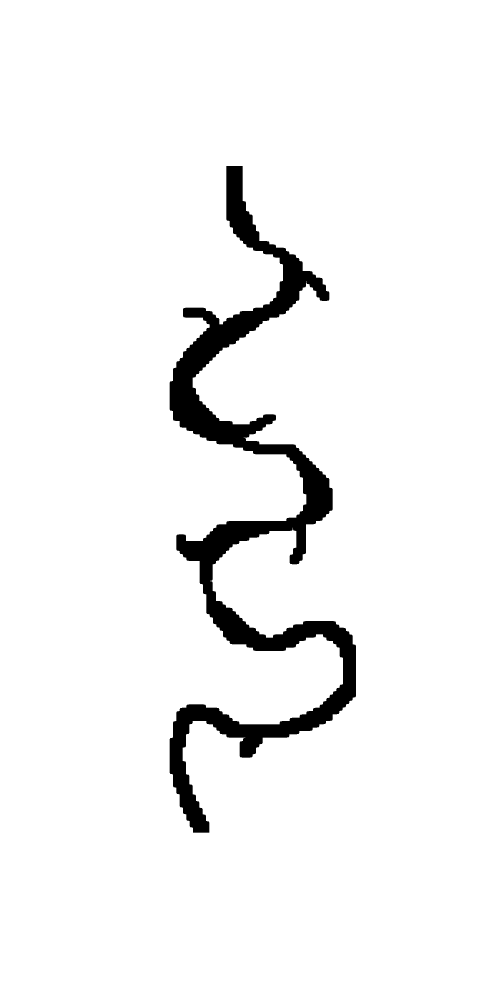
#> input picture obstacle_crossing/proposed planners/maps/mp_slim.png, 1500 x 3000 px (shown at 1/3 size)
$ python astar_based_planner.py
#> lines starting #> are read from the running program, lines starting #| are printed output that depends on the picture; after the words box and inside, x2 and y2 are one past the last pixel; in counts of white or black regions, pixels touching at a corner belong together
### obstacle_crossing/proposed planners/libraries/navlib.py
from __future__ import annotations

import cv2
import math
import numpy as np
from shapely.geometry import Polygon, Point
from skimage.morphology import skeletonize
import networkx as nx


# ===============================
# Geometry helpers
# ===============================
def find_longest_path(skeleton: np.ndarray) -> list[tuple[int, int]]:
    """Return the 8-connected diameter path of a binary skeleton image.

    Returns a list of (x, y) coordinates (OpenCV-style ordering) along the longest path.
    """
    skel = skeleton.astype(bool)
    G = nx.Graph()
    rows, cols = np.where(skel)
    for r, c in zip(rows, cols):
        for dr in (-1, 0, 1):
            for dc in (-1, 0, 1):
                if dr == 0 and dc == 0:
                    continue
                rr, cc = r + dr, c + dc
                if 0 <= rr < skel.shape[0] and 0 <= cc < skel.shape[1] and skel[rr, cc]:
                    G.add_edge((r, c), (rr, cc))

    if not G.nodes:
        return []

    # Two BFS passes to approximate the graph diameter
    start = next(iter(G.nodes))
    dist1 = nx.single_source_shortest_path_length(G, start)
    far1 = max(dist1, key=dist1.get)
    dist2 = nx.single_source_shortest_path_length(G, far1)
    far2 = max(dist2, key=dist2.get)

    path_rc = nx.shortest_path(G, far1, far2)  # list of (row, col)
    # Convert to (x, y) = (col, row) for OpenCV consistency
    return [(c, r) for (r, c) in path_rc]


def find_split_point(contour: np.ndarray, point: tuple[int, int], radius: float) -> tuple[int, int]:
    """Pick a stable split point on the inflated contour near a center point.

    It intersects the contour with a circle centered at 'point' with the given 'radius',
    collects the points inside the circle (possibly in two segments due to wrapping),
    concatenates them, and returns the middle one.
    """
    circle = Point(point).buffer(radius)

    buf1, buf2 = [], []
    old_i = 0
    buf = buf1
    switched = False

    for i in range(len(contour)):
        if circle.contains(Point(contour[i])):
            if i > 0 and i > old_i + 1 and not switched:
                buf = buf2
                switched = True
            buf.append(contour[i])
            old_i = i

    buf2.extend(buf1)
    if not buf2:
        # Fallback: if nothing found, return the closest point on the contour
        d = np.linalg.norm(contour - np.array(point), axis=1)
        return tuple(contour[int(np.argmin(d))])

    return tuple(buf2[len(buf2) // 2])


# ===============================
# Obstacle handling
# ===============================
class Obstacle:
    """Loads an obstacle from an image, inflates it, samples boundary, and extracts main skeleton branch."""

    def __init__(self, path: str, inflation_radius: int = 40, step_size: int = 10, scale: float = 1):
        self._path = path
        self._inflation_radius = inflation_radius
        self._step_size = step_size
        self._scale = scale

        self._image_gray: np.ndarray | None = None
        self._debug_image: np.ndarray | None = None
        self._obstacle_polygon_true: Polygon | None = None
        self._obstacle_polygon: Polygon | None = None
        self._sampled: np.ndarray | None = None
        self._main_skeleton_branch: list[tuple[int, int]] | None = None

        self._load_obstacle_from_image()
        self._sample_polygon()
        self._compute_skeleton()

    def _load_obstacle_from_image(self) -> None:
        img = cv2.imread(self._path, cv2.IMREAD_GRAYSCALE)
        if img is None:
            raise FileNotFoundError(f"Cannot read obstacle image: {self._path}")
        self._image_gray = img

        # Detect external contours and inflate
        _, thresh = cv2.threshold(self._image_gray, 127, 255, 0)
        contours, _ = cv2.findContours(thresh, cv2.RETR_TREE, cv2.CHAIN_APPROX_SIMPLE)
        if len(contours) < 2:
            raise ValueError("Expected at least 2 contours (background + obstacle)")

        self._obstacle_polygon_true = Polygon(contours[1].squeeze())
        self._obstacle_polygon = self._obstacle_polygon_true.buffer(distance=self._inflation_radius)
        self._debug_image = np.zeros_like(cv2.cvtColor(self._image_gray, cv2.COLOR_GRAY2BGR))

    def _sample_polygon(self) -> None:
        assert self._obstacle_polygon is not None
        boundary = self._obstacle_polygon.boundary
        perimeter_length = boundary.length
        num_points = max(1, int(perimeter_length // self._step_size))
        sampled = [boundary.interpolate(i * self._step_size) for i in range(num_points)]
        self._sampled = np.array([(int(p.x * self._scale), int(p.y * self._scale)) for p in sampled], np.int32)

    def _compute_skeleton(self) -> None:
        assert self._image_gray is not None and self._obstacle_polygon is not None
        mask = np.zeros_like(self._image_gray)
        coords = np.array(list(self._obstacle_polygon.exterior.coords), dtype=np.int32)
        cv2.fillPoly(mask, [coords], color=255)
        skel = skeletonize((mask > 0).astype(np.uint8)).astype(np.uint8)
        self._main_skeleton_branch = find_longest_path(skel)

    # --- Public API ---
    def get_polygon(self) -> Polygon:
        assert self._obstacle_polygon is not None
        return self._obstacle_polygon

    def get_samples(self) -> np.ndarray:
        assert self._sampled is not None
        return self._sampled

    def get_raw_image(self) -> np.ndarray:
        assert self._image_gray is not None
        return self._image_gray

    def get_debug_image(self) -> np.ndarray:
        assert self._debug_image is not None
        self.show(save=True)
        return self._debug_image.copy()

    def split_obstacle(self) -> tuple[np.ndarray, np.ndarray]:
        """Split inflated polygon samples into two ordered chains using skeleton endpoints as anchors."""
        assert self._sampled is not None and self._main_skeleton_branch is not None

        center_start = self._main_skeleton_branch[0]
        center_end = self._main_skeleton_branch[-1]
        radius = self._inflation_radius + 100

        start_point = find_split_point(self._sampled, center_start, radius)
        end_point = find_split_point(self._sampled, center_end, radius)

        temp = [tuple(row) for row in self._sampled]
        start_id = temp.index(tuple(start_point))
        end_id = temp.index(tuple(end_point))

        length = len(self._sampled)
        array = np.zeros_like(self._sampled)
        offset = abs(end_id - start_id)

        array[0:length - start_id] = self._sampled[start_id:]
        array[length - start_id:] = self._sampled[0:start_id]

        array_rx = array[0:offset]
        array_lx = np.flip(array[offset:], axis=0)

        return array_lx, array_rx

    def show(self, save: bool = False) -> None:
        """Render obstacle visualization. If save=True keep a copy for get_debug_image."""
        assert self._debug_image is not None and self._obstacle_polygon_true is not None and self._sampled is not None
        image = np.ones_like(self._debug_image) * 255

        # Draw original obstacle
        coords = np.array(list(self._obstacle_polygon_true.exterior.coords), dtype=np.int32)
        cv2.fillPoly(image, [coords], color=(60, 60, 60))

        # Draw split samples
        array_lx, array_rx = self.split_obstacle()
        for pt_lx in array_lx:
            cv2.circle(image, tuple(pt_lx), radius=7, color=(255, 60, 60), thickness=-1)
        for pt_rx in array_rx:
            cv2.circle(image, tuple(pt_rx), radius=7, color=(60, 60, 255), thickness=-1)

        # Draw skeleton main branch
        assert self._main_skeleton_branch is not None
        for point in self._main_skeleton_branch:
            cv2.circle(image, tuple(point), radius=4, color=(60, 255, 60), thickness=-1)

        # Mark split points
        center_start = self._main_skeleton_branch[0]
        center_end = self._main_skeleton_branch[-1]
        radius = self._inflation_radius + 100
        start_point = find_split_point(self._sampled, center_start, radius)
        end_point = find_split_point(self._sampled, center_end, radius)
        cv2.circle(image, start_point, radius=5, color=(0, 0, 255), thickness=-1)
        cv2.circle(image, end_point, radius=5, color=(0, 0, 255), thickness=-1)

        if save:
            self._debug_image = image.copy()
        else:
            cv2.imshow('VISUALIZE OBSTACLE', image)
            cv2.waitKey(0)


def find_start(array_a: np.ndarray, array_b: np.ndarray, BAR: float, TOL: float) -> tuple[int, int | None]:
    """Find the first index pair (0, j) such that distance between array_a[0] and array_b[j] is ~ BAR within tolerance TOL."""
    id_a = 0
    id_b = None
    for j in range(len(array_b)):
        distance = np.linalg.norm(array_a[id_a] - array_b[j])
        if abs(distance - BAR) < TOL * 1:
            id_b = j
            break
    return id_a, id_b


# ===============================
# Formation fit/spread utilities
# ===============================
# [278 lines left out: functions get_oobb, check_polygon_collision, fit_oobb, display_fit, move_point_to_distance, muovi_A_lungo_AB_fino_spostamento and 1 more, not called in this run]

### obstacle_crossing/proposed planners/astar_based_planner.py
import math, heapq
import time
import numpy as np
import cv2
import matplotlib.pyplot as plt
from libraries.navlib import *

def euclid(p, q):
    """Euclidean distance between two 2D points (x, y)."""
    return math.hypot(p[0]-q[0], p[1]-q[1])

# [11 lines left out: function build_valid_matrix, not called in this run]

def astar_product(
    A, B, BAR, TOL_percent, start, goal,
    use_numpy_state=True,
    local_precompute=True
):
    """A* on the Cartesian product of two closed curves A and B (indices wrap-around).

    - valid is computed vectorized as a numpy bool array
    - g_score and closed are arrays for O(1) access
    - parents stored via a flattened state index
    - heuristic is the minimal arc length distance along each curve to the goal indices
    - local step distances (±1 per curve) optionally precomputed for speed
    Goal is a pair of indices (gi, gj).
    """
    A_arr = np.asarray(A, dtype=np.float32)
    B_arr = np.asarray(B, dtype=np.float32)
    n = len(A_arr); m = len(B_arr)

    # Build valid matrix (vectorized)
    low = BAR * (1 - TOL_percent/100.0)
    high = BAR * (1 + TOL_percent/100.0)
    if use_numpy_state:
        diff = B_arr[:, None, :] - A_arr[None, :, :]
        dist = np.linalg.norm(diff, axis=2)
        valid = (dist >= low) & (dist <= high)
    else:
        valid = build_valid_matrix(A, B, BAR, TOL_percent)

    si, sj = start

    # Goal (indices only) & heuristic precompute
    gi, gj = goal
    if not (0 <= gi < n and 0 <= gj < m):
        return None, math.inf
    if use_numpy_state:
        if not valid[gj, gi]:
            return None, math.inf
    else:
        if not valid[gj][gi]:
            return None, math.inf
    # Heuristic based on minimal arc-length on closed curves
    # Precompute consecutive edge lengths and cumulative sums
    A_edges = np.linalg.norm(A_arr[(np.arange(n)+1) % n] - A_arr, axis=1)
    B_edges = np.linalg.norm(B_arr[(np.arange(m)+1) % m] - B_arr, axis=1)
    A_cum = np.concatenate(([0.0], np.cumsum(A_edges)))
    B_cum = np.concatenate(([0.0], np.cumsum(B_edges)))
    A_total = float(A_cum[-1])
    B_total = float(B_cum[-1])

    def arc_len_A(i0, i1):
        if i1 >= i0:
            forward = A_cum[i1] - A_cum[i0]
        else:
            forward = (A_total - A_cum[i0]) + A_cum[i1]
        backward = A_total - forward
        return forward if forward <= backward else backward

    def arc_len_B(j0, j1):
        if j1 >= j0:
            forward = B_cum[j1] - B_cum[j0]
        else:
            forward = (B_total - B_cum[j0]) + B_cum[j1]
        backward = B_total - forward
        return forward if forward <= backward else backward

    def h_func(i, j):
        return arc_len_A(i, gi) + arc_len_B(j, gj)
    def is_goal(i, j):
        return (i, j) == (gi, gj)

    # Validate start
    if not (0 <= si < n and 0 <= sj < m):
        return None, math.inf
    if use_numpy_state:
        if not valid[sj, si]:
            return None, math.inf
    else:
        if not valid[sj][si]:
            return None, math.inf

    # Local distance precompute for offsets -1,+1 (wrap) for A and B
    if local_precompute:
        A_prev = np.linalg.norm(A_arr - A_arr[np.arange(n)-1], axis=1)
        A_next = np.linalg.norm(A_arr - A_arr[(np.arange(n)+1) % n], axis=1)
        B_prev = np.linalg.norm(B_arr - B_arr[np.arange(m)-1], axis=1)
        B_next = np.linalg.norm(B_arr - B_arr[(np.arange(m)+1) % m], axis=1)
    else:
        A_prev = A_next = B_prev = B_next = None

    def local_edge_cost(i, j, ni, nj):
        costA = 0.0; costB = 0.0
        if i != ni:
            di = (ni - i)
            if di == 1 or di == 1 - n:
                costA = A_next[i]
            elif di == -1 or di == n-1:
                costA = A_prev[i]
            else:
                costA = euclid(A[i], A[ni])
        if j != nj:
            dj = (nj - j)
            if dj == 1 or dj == 1 - m:
                costB = B_next[j]
            elif dj == -1 or dj == m-1:
                costB = B_prev[j]
            else:
                costB = euclid(B[j], B[nj])
        return costA + costB

    # A* structures
    total_states = n * m
    g_score = np.full(total_states, np.inf, dtype=np.float32)
    parent = np.full(total_states, -1, dtype=np.int32)
    closed = np.zeros(total_states, dtype=bool)

    def sid(i, j):
        return i * m + j
    def ij_from_sid(s):
        return divmod(s, m)

    start_id = sid(si, sj)
    g_score[start_id] = 0.0
    h0 = h_func(si, sj)
    openq = []
    heapq.heappush(openq, (h0, start_id))

    # Precompute neighbor offsets (8-directional)
    neighbor_offsets = [(di, dj) for di in (-1, 0, 1) for dj in (-1, 0, 1) if not (di == 0 and dj == 0) and (abs(di)+abs(dj) in (1,2))]

    # Main loop
    while openq:
        f, s_cur = heapq.heappop(openq)
        if closed[s_cur]:
            continue
        i, j = ij_from_sid(s_cur)
        if is_goal(i, j):
            # Reconstruct path
            path_idx = []
            cid = s_cur
            while cid != -1:
                ii, jj = ij_from_sid(cid)
                path_idx.append((ii, jj))
                cid = parent[cid]
            path_idx.reverse()
            return [(A[ii], B[jj]) for ii, jj in path_idx], g_score[s_cur]
        closed[s_cur] = True

        # Local neighbors
        for di, dj in neighbor_offsets:
            ni = (i + di) % n
            nj = (j + dj) % m
            if use_numpy_state:
                if not valid[nj, ni]:
                    continue
            else:
                if not valid[nj][ni]:
                    continue
            nsid = sid(ni, nj)
            if closed[nsid]:
                continue
            c = local_edge_cost(i, j, ni, nj)
            tentative = g_score[s_cur] + c
            if tentative < g_score[nsid]:
                g_score[nsid] = tentative
                parent[nsid] = s_cur
                heapq.heappush(openq, (tentative + h_func(ni, nj), nsid))

    return None, math.inf

# --- Main execution ---
if __name__ == "__main__":

    start_time = time.time()

    # Map parameters
    map_file = "maps/mp_slim.png"

    # Visualization parameters
    show = True

    # Formation parameters
    BAR = 300
    TOL_percent = 20
    step_size = 10
    MAX_DIST = BAR + TOL_percent*BAR/100
    MIN_DIST = BAR - TOL_percent*BAR/100

    print("BAR:", BAR, "TOL %:", TOL_percent)
    print("Min dist:", MIN_DIST, "Max dist:", MAX_DIST)

    robot_r = 15
    r_side = 50
    print("Side-formation radius:", r_side)

    mappa = cv2.imread(map_file, cv2.IMREAD_GRAYSCALE)
#> mappa: shape (3000, 1500); 95.3% white; 1 black region
    map_rgb = cv2.cvtColor(mappa, cv2.COLOR_GRAY2BGR)
#> map_rgb is the input picture: shape (3000, 1500, 3); 95.3% white; 1 black region, box (x1, y1, x2, y2) and area: (509, 498, 1068, 2498) 213659

    obstacle = Obstacle(map_file, inflation_radius=r_side, step_size=step_size)
#> in _load_obstacle_from_image, `contours, _ = cv2.findContours(thresh, cv2.RETR_TREE, cv2.CHAIN_APPROX..`: contours = 2 contours; box (x1, y1, x2, y2) and area: (0, 0, 1500, 3000) 4495501, (508, 497, 1069, 2499) 218328
#> in _sample_polygon, `perimeter_length = boundary.length`: perimeter_length = 8299.6
#> in _sample_polygon, `num_points = max(1, int(perimeter_length // self._step_size))`: num_points = 829
#> in _sample_polygon, `sampled = [boundary.interpolate(i * self._step_size) for i in range(nu..`: sampled = 829 items
#> in _sample_polygon, `self._sampled = np.array([(int(p.x * self._scale), int(p.y * self._sca..`: self._sampled = 829 pairs, first value 458 to 1118, second value 447 to 2548
#> in _compute_skeleton, `coords = np.array(list(self._obstacle_polygon.exterior.coords), dtype=..`: coords = 1858 pairs, first value 458 to 1118, second value 447 to 2548
#> in _compute_skeleton, `cv2.fillPoly(mask, [coords], color=255)`:
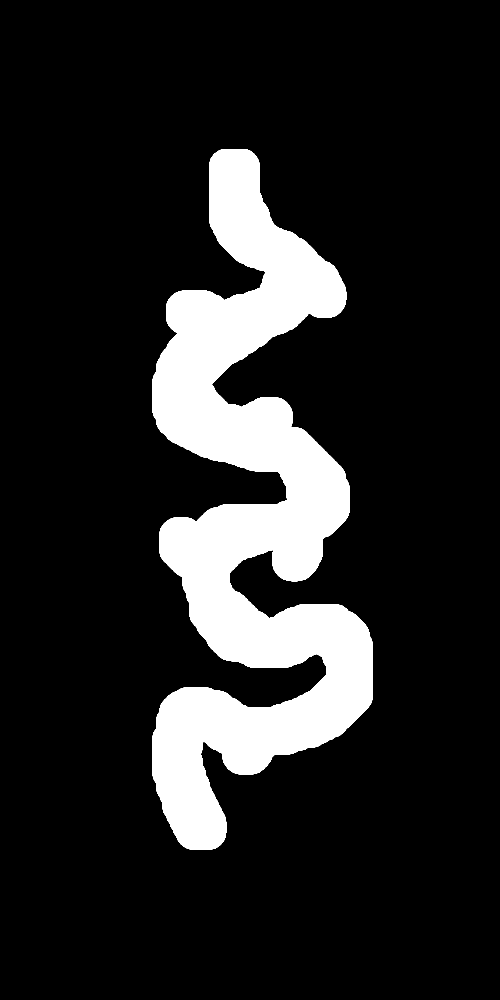
#> mask: shape (3000, 1500) (shown at 1/3 size); 14.5% white; 1 white region, box (x1, y1, x2, y2) and area: (458, 447, 1119, 2549) 652746
#> in _compute_skeleton, `skel = skeletonize((mask > 0).astype(np.uint8)).astype(np.uint8)`:
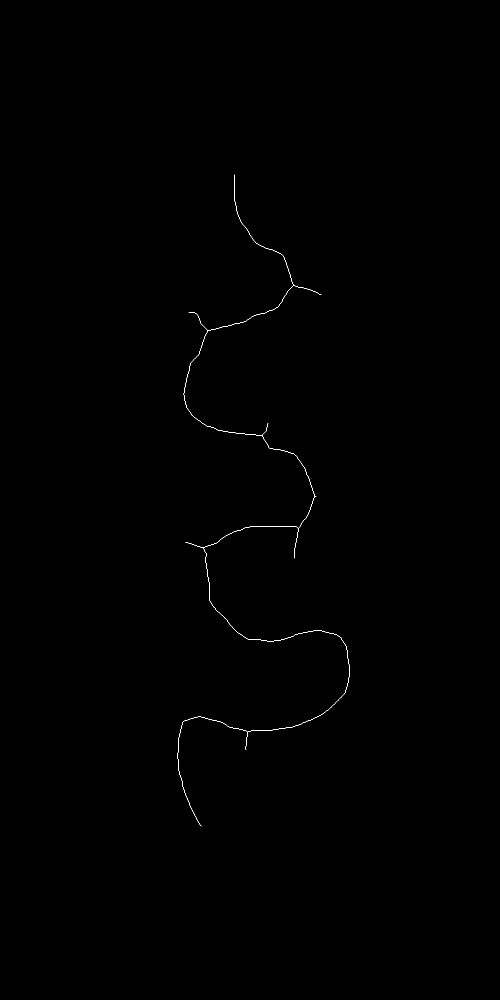
#> skel: shape (3000, 1500) (shown at 1/3 size); values 0 (black) and 1 (white), 0.08% white in thin lines or dots, all inside (x1, y1, x2, y2) = (531, 524, 1049, 2479)
#> in find_longest_path, `rows, cols = np.where(skel)`: rows = 3674 values from 524 to 2478; cols = 3674 values, max 1048 at index 2742, min 531 at index 3461, mean 756.3
#> the loop in find_longest_path, `for r, c in zip(rows, cols):` made 3674 passes
#> c on passes 1 to 3: 703, 702, 702
#> in find_longest_path, `start = next(iter(G.nodes))`: start = (524, 703)
#> in find_longest_path, `dist1 = nx.single_source_shortest_path_length(G, start)`: dist1 = 3674 items
#> in find_longest_path, `far1 = max(dist1, key=dist1.get)`: far1 = (2478, 604)
#> in find_longest_path, `dist2 = nx.single_source_shortest_path_length(G, far1)`: dist2 = 3674 items
#> in find_longest_path, `far2 = max(dist2, key=dist2.get)`: far2 = (524, 703)
#> in find_longest_path, `path_rc = nx.shortest_path(G, far1, far2)`: path_rc = 3278 pairs, first value 524 to 2478, second value 531 to 1048
#> in _compute_skeleton, `self._main_skeleton_branch = find_longest_path(skel)`: self._main_skeleton_branch = 3278 pairs, first value 531 to 1048, second value 524 to 2478
    # obstacle.show()
    image = obstacle.get_debug_image()
#> in show, `coords = np.array(list(self._obstacle_polygon_true.exterior.coords), d..`: coords = 2034 pairs, first value 508 to 1068, second value 497 to 2498
#> in show, `cv2.fillPoly(image, [coords], color=(60, 60, 60))`:
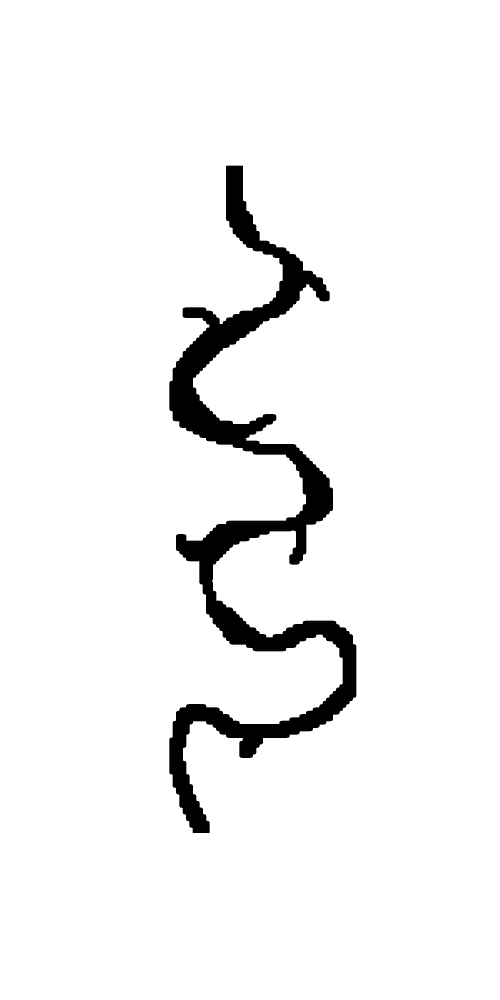
#> image: shape (3000, 1500, 3) (shown at 1/3 size); values 60 (black) and 255 (white), 95% white; 1 black region, box (x1, y1, x2, y2) and area: (508, 497, 1069, 2499) 222981
#> in split_obstacle, `center_start = self._main_skeleton_branch[0]`: center_start = (604, 2478)
#> in split_obstacle, `center_end = self._main_skeleton_branch[-1]`: center_end = (703, 524)
#> the loop in find_split_point, `for i in range(len(contour)):` made 829 passes
#> after the loop in find_split_point, `for i in range(len(contour)):`: buf = 50 pairs, first value 483 to 678, second value 2335 to 2548; switched = True
#> in split_obstacle, `start_point = find_split_point(self._sampled, center_start, radius)`: start_point = (641, 2545)
#> the loop in find_split_point (call 2), `for i in range(len(contour)):` made 829 passes
#> in split_obstacle, `end_point = find_split_point(self._sampled, center_end, radius)`: end_point = (697, 447)
#> in split_obstacle, `temp = [tuple(row) for row in self._sampled]`: temp has the same summary as self._sampled in _sample_polygon
#> in split_obstacle, `start_id = temp.index(tuple(start_point))`: start_id = 302
#> in split_obstacle, `end_id = temp.index(tuple(end_point))`: end_id = 718
#> in split_obstacle, `length = len(self._sampled)`: length = 829
#> in split_obstacle, `offset = abs(end_id - start_id)`: offset = 416
#> in split_obstacle, `array_rx = array[0:offset]`: array_rx = 416 pairs, first value 602 to 1118, second value 447 to 2545
#> in split_obstacle, `array_lx = np.flip(array[offset:], axis=0)`: array_lx = 413 pairs, first value 458 to 978, second value 447 to 2548
#> the loop in show, `for pt_lx in array_lx:` made 413 passes
#> pt_lx on passes 1 to 3: [631, 2547], [621, 2548], [611, 2548]
#> after the loop in show, `for pt_lx in array_lx:`:
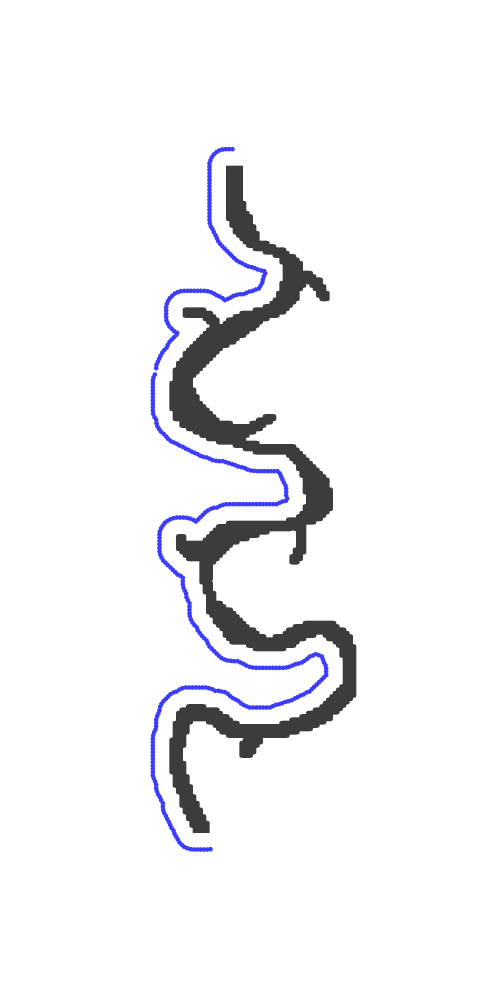
#> image: shape (3000, 1500, 3) (shown at 1/3 size); mean of channels 0, 1, 2 245.3, 243.1, 243.1; drawn as B, G, R
#> the loop in show, `for pt_rx in array_rx:` made 416 passes
#> pt_rx on passes 1 to 3: [641, 2545], [650, 2542], [658, 2536]
#> (the rest of the program and of its run is left out)
